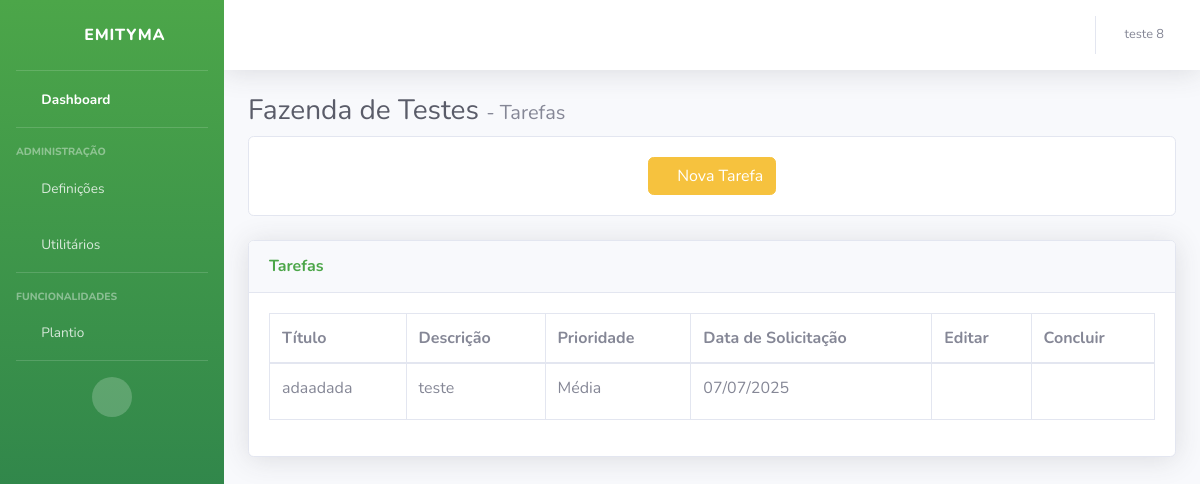
Page /dashboard/fazenda/fazenda-de-testes/tarefas/ (signed in) on the earlier database version.
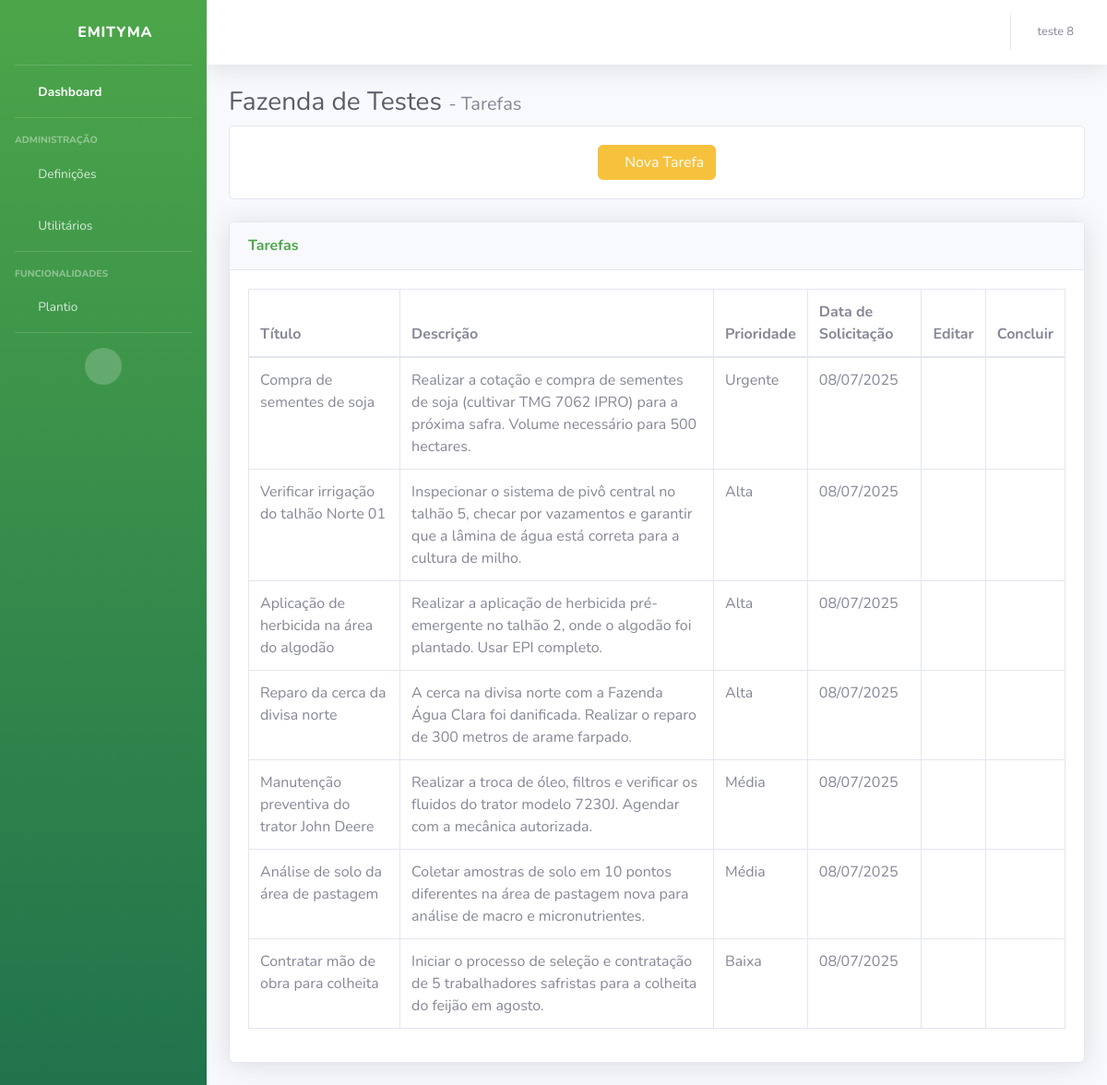
Same page on the later database version.
### usuario/models.py (models this page shows)
class Usuario(models.Model):
    usuario_id          = models.AutoField(primary_key=True, verbose_name="ID")
    usuario_nome        = models.CharField(max_length=80, unique=True, verbose_name="Nome")
    usuario_email       = models.EmailField(max_length=80, unique=True, verbose_name="Email")
    usuario_senha       = models.CharField(max_length=30, unique=False, verbose_name="Senha")
    usuario_dtCriacao   = models.DateField(auto_now_add=True, verbose_name="Data de Criação")
    usuario_imagem      = models.ImageField(upload_to='fotos/usuario', blank=True, verbose_name="Imagem")

### core/models.py (models this page shows, shortened)
class Fazenda(models.Model):
    id_fazenda      = models.AutoField(primary_key=True, verbose_name="ID Fazenda")
    nome            = models.CharField(max_length=50, verbose_name="Nome")
    proprietario    = models.CharField(max_length=50, verbose_name="Proprietário")
    uf              = models.CharField(max_length=2, verbose_name="UF")
    cidade          = models.CharField(max_length=50, verbose_name="Cidade")
    email           = models.EmailField(max_length=50, verbose_name="Email")
    telefone        = models.CharField(max_length=30, verbose_name="Telefone")
    tamanho         = models.FloatField(max_length=20, verbose_name="Tamanho (ha)")
    slug            = models.SlugField(max_length=60, unique=True, blank=True)
    usuarios = models.ManyToManyField(
        Usuario,
        through='UsuarioFazenda',
        related_name='fazendas'
    )
    class Meta:
        verbose_name = "Fazenda"
        verbose_name_plural = "Fazendas"

class Tarefa(models.Model):
    PRIORIDADE_CHOICES = [
        ('A', 'Alta'),
        ('M', 'Média'),
        ('B', 'Baixa'),
        ('U', 'Urgente'),
    ]
    titulo          = models.CharField(max_length=50)
    descricao       = models.CharField(max_length=500)
    prioridade      = models.CharField(max_length=1, choices=PRIORIDADE_CHOICES)
    dt_solicitacao  = models.DateField(auto_now_add=True)
    fazenda         = models.ForeignKey(Fazenda, on_delete=models.CASCADE, related_name='tarefas')

### dashboard/views.py (the view)
# urls.py: path('fazenda/<slug:slug>/tarefas/', views.tarefas, name='tarefas'),
def tarefas(request, slug):
    usuario_id = request.session.get('usuario_id')
    if not usuario_id:
        return redirect('entrar')
    usuario = Usuario.objects.get(usuario_id=usuario_id)
    fazenda = get_object_or_404(Fazenda, slug=slug)
    usuario_fazenda = UsuarioFazenda.objects.get(fazenda=fazenda, usuario=usuario)
    nivel_acesso = usuario_fazenda.nivel_acesso
    prioridade_order = Case(
        When(prioridade='U', then=Value(1)),
        When(prioridade='A', then=Value(2)),
        When(prioridade='M', then=Value(3)),
        When(prioridade='B', then=Value(4)),
        default=Value(5),
        output_field=IntegerField()
    )
    tarefas = Tarefa.objects.filter(fazenda=fazenda).annotate(
        prioridade_ordem=prioridade_order
    ).order_by('prioridade_ordem', 'dt_solicitacao')
    return render(request, 'dashboard/tarefas.html', {
        'fazenda': fazenda,
        'usuario': usuario,
        'nivel_acesso': nivel_acesso,
        'tarefas': tarefas,
    })

### templates/dashboard/tarefas.html (shortened to what this page needs)
{% load static %}
<!DOCTYPE html>
<html lang="pt-br">
<head>
    <link href="{% static 'vendor/fontawesome-free/css/all.min.css' %}" rel="stylesheet" type="text/css">
    <link href="{% static 'css/dashboard.css' %}" rel="stylesheet">
</head>
<body id="page-top">
    {% include "dashboard/sidebar.html" %}
    <div class="container-fluid">
        <h1 class="h3 mb-2 text-gray-800">{{ fazenda.nome }} <span class="h5 text-gray-600">- Tarefas</span> </h1>
        <div class="card mb-4">
            <div class="card-body d-flex justify-content-center">
                {% if nivel_acesso != "Operador" %}
                <button type="button" class="btn btn-warning mx-2" data-toggle="modal" data-target="#modalTarefa">
                    <i class="fas fa-plus"></i> Nova Tarefa
                </button>
                {% endif %}
            </div>
        </div>
        <div class="card shadow mb-4">
            <div class="card-header py-3">
                <h6 class="m-0 font-weight-bold text-success">Tarefas</h6>
            </div>
            <div class="card-body">
                <div class="table-responsive">
                    <table class="table table-bordered" id="dataTable" width="100%" cellspacing="0">
                        <thead>
                            <tr>
                                <th>Título</th>
                                <th>Descrição</th>
                                <th>Prioridade</th>
                                <th>Data de Solicitação</th>
                                {% if nivel_acesso != "Operador" %}
                                <th>Editar</th>
                                {% endif %}
                                <th>Concluir</th>
                            </tr>
                        </thead>
                        <tbody>
                            {% if tarefas %}
                                {% for tarefa in tarefas %}
                                <tr>
                                    <td>{{ tarefa.titulo }}</td>
                                    <td>{{ tarefa.descricao }}</td>
                                    <td>
                                        {% if tarefa.prioridade == "U" %}Urgente
                                        {% elif tarefa.prioridade == "A" %}Alta
                                        {% elif tarefa.prioridade == "M" %}Média
                                        {% elif tarefa.prioridade == "B" %}Baixa
                                        {% else %}{{ tarefa.prioridade }}{% endif %}
                                    </td>
                                    <td>{{ tarefa.dt_solicitacao|date:"d/m/Y" }}</td>
                                    {% if nivel_acesso != "Operador" %}
                                    <td>
                                        <button
                                            type="button"
                                            class="btn btn-sm btn-link"
                                            title="Editar"
                                            data-toggle="modal"
                                            data-target="#modalEditarTarefa"
                                            data-id="{{ tarefa.id }}"
                                            data-titulo="{{ tarefa.titulo }}"
                                            data-descricao="{{ tarefa.descricao }}"
                                            data-prioridade="{{ tarefa.prioridade }}">
                                            <i class="fas fa-edit text-primary"></i>
                                        </button>
                                    </td>
                                    {% endif %}
                                    <td>
                                        <form method="post" action="{% url 'excluir_tarefa' slug=fazenda.slug %}" style="display:inline;">
                                            <button
                                                type="submit"
                                                class="btn btn-sm btn-link"
                                                title="Concluir">
                                                <i class="fas fa-check-circle text-success"></i>
                                            </button>
                                        </form>
                                    </td>
                                </tr>
                                {% endfor %}
                            {% else %}
                                <tr>
                                    <td colspan="{% if nivel_acesso != 'Operador' %}6{% else %}5{% endif %}" class="text-center">
                                        Nenhuma tarefa cadastrada.<br>
                                    </td>
                                </tr>
                            {% endif %}
                        </tbody>
                    </table>
                </div>
            </div>
        </div>
    </div>
</body>
</html>

### templates/dashboard/sidebar.html (shortened to what this page needs)
{% load static %}
<div id="wrapper">
    <ul class="navbar-nav bg-gradient-success sidebar sidebar-dark accordion" id="accordionSidebar">
            <a class="sidebar-brand d-flex align-items-center justify-content-center" href="">
                <div class="sidebar-brand-icon rotate-n-15">
                    <i class="fas fa-laugh-wink" ></i>
                </div>
                <div class="sidebar-brand-text mx-3">Emityma</div>
            </a>
            <hr class="sidebar-divider my-0">
            <li class="nav-item active">
                <a class="nav-link" href="{% url 'dashboard_home' slug=fazenda.slug %}">
                    <i class="fas fa-fw fa-tachometer-alt"></i>
                    <span>Dashboard</span></a>
            </li>
            <hr class="sidebar-divider">
            {% if nivel_acesso == "Administrador" or nivel_acesso == "Gerente" %}
            <div class="sidebar-heading">
                Administração
            </div>
            <li class="nav-item">
                <a class="nav-link collapsed" href="#" data-toggle="collapse" data-target="#collapseTwo"
                    aria-expanded="true" aria-controls="collapseTwo">
                    <i class="fas fa-fw fa-cog"></i>
                    <span>Definições</span>
                </a>
            </li>
            {% endif %}
            <li class="nav-item">
                <a class="nav-link collapsed" href="#" data-toggle="collapse" data-target="#collapseUtilities"
                    aria-expanded="true" aria-controls="collapseUtilities">
                    <i class="fas fa-fw fa-wrench"></i>
                    <span>Utilitários</span>
                </a>
            </li>
            <hr class="sidebar-divider">
            <div class="sidebar-heading">
                Funcionalidades
            </div>
            <li class="nav-item">
                <a class="nav-link collapsed" href="#" data-toggle="collapse" data-target="#collapsePages"
                    aria-expanded="true" aria-controls="collapsePages">
                    <i class="fas fa-fw fa-folder"></i>
                    <span>Plantio</span>
                </a>
            </li>
            <hr class="sidebar-divider d-none d-md-block">
            <div class="text-center d-none d-md-inline">
                <button class="rounded-circle border-0" id="sidebarToggle"></button>
            </div>
        </ul>
        <div id="content-wrapper" class="d-flex flex-column">
            <div id="content">
                <nav class="navbar navbar-expand navbar-light bg-white topbar mb-4 static-top shadow">
                    <ul class="navbar-nav ml-auto">
                        <li class="nav-item dropdown no-arrow">
                            <a class="nav-link dropdown-toggle" href="#" id="userDropdown" role="button"
                                data-toggle="dropdown" aria-haspopup="true" aria-expanded="false">
                                <span class="mr-2 d-none d-lg-inline text-gray-600 small">{{ usuario.usuario_nome }}</span>
                            </a>
                        </li>
                    </ul>
                </nav>

Differences in the rows shown:
removed Tarefa: titulo "adaadada", descricao "teste", prioridade "Média", dt_solicitacao "07/07/2025"
added Tarefa: titulo "Compra de sementes de soja", descricao "Realizar a cotação e compra de sementes de soja (cultivar TMG 7062 IPRO) para a próxima safra. Volume necessário para 500 hectares.", prioridade "Urgente", dt_solicitacao "08/07/2025"
added Tarefa: titulo "Verificar irrigação do talhão Norte 01", descricao "Inspecionar o sistema de pivô central no talhão 5, checar por vazamentos e garantir que a lâmina de água está correta para a cultura de milho.", prioridade "Alta", dt_solicitacao "08/07/2025"
added Tarefa: titulo "Aplicação de herbicida na área do algodão", descricao "Realizar a aplicação de herbicida pré-emergente no talhão 2, onde o algodão foi plantado. Usar EPI completo.", prioridade "Alta", dt_solicitacao "08/07/2025"
added Tarefa: titulo "Reparo da cerca da divisa norte", descricao "A cerca na divisa norte com a Fazenda Água Clara foi danificada. Realizar o reparo de 300 metros de arame farpado.", prioridade "Alta", dt_solicitacao "08/07/2025"
added Tarefa: titulo "Manutenção preventiva do trator John Deere", descricao "Realizar a troca de óleo, filtros e verificar os fluidos do trator modelo 7230J. Agendar com a mecânica autorizada.", prioridade "Média", dt_solicitacao "08/07/2025"
added Tarefa: titulo "Análise de solo da área de pastagem", descricao "Coletar amostras de solo em 10 pontos diferentes na área de pastagem nova para análise de macro e micronutrientes.", prioridade "Média", dt_solicitacao "08/07/2025"
added Tarefa: titulo "Contratar mão de obra para colheita", descricao "Iniciar o processo de seleção e contratação de 5 trabalhadores safristas para a colheita do feijão em agosto.", prioridade "Baixa", dt_solicitacao "08/07/2025"
